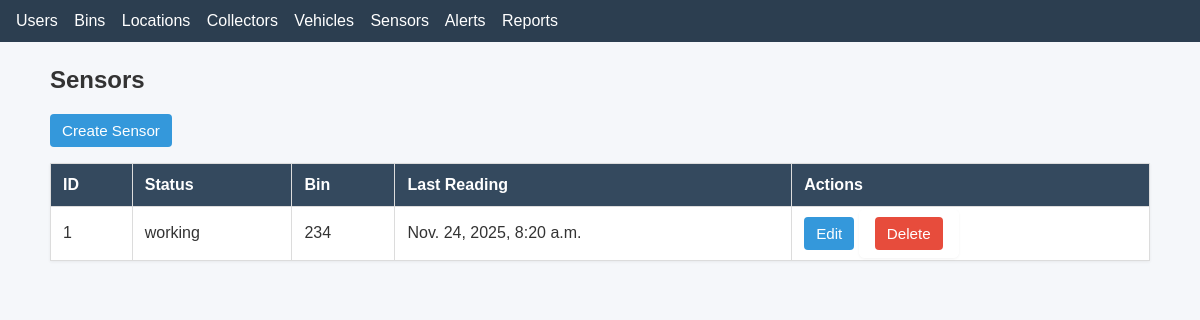
/sensors/, run on an earlier commit of the app's database.
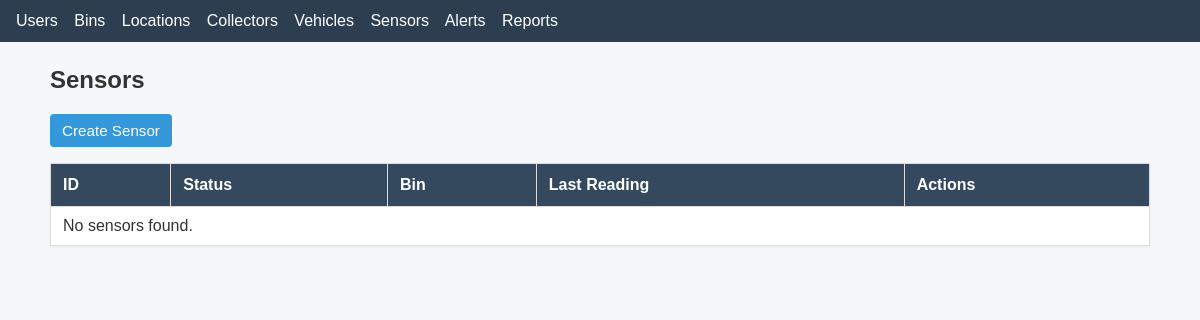
And on a later commit of the database.
### stwms/models.py (models this page shows)
class Sensor(models.Model):
    status_choices = [
        ('defective', 'Defective'),
        ('working', 'Working'),
        ('check up', 'Check up'),
    ]
    status = models.CharField(max_length=10, choices=status_choices)
    waste_bin = models.OneToOneField(WasteBin, on_delete=models.CASCADE, related_name="sensor")
    last_reading = models.DateTimeField(auto_now=True)

class WasteBin(models.Model):
    status_choices = [
        ('full','Full'),('intermediate','Intermediate'), ('empty', 'Empty'),('maintenance','Maintenance')
    ]
    WasteBin_id = models.CharField(max_length=10, primary_key=True)
    location = models.OneToOneField(Location, on_delete=models.SET_NULL, null=True)
    owner = models.ForeignKey(User, on_delete=models.CASCADE, related_name='owned_bins')
    fill_level = models.DecimalField(default=0, max_digits=5, decimal_places=2)
    status = models.CharField(max_length=50, choices=status_choices)
    last_updated = models.DateTimeField(auto_now=True)

### stwms/views.py (the view)
# urls.py: path('sensors/', views.sensor_list, name='sensor_list'),
def sensor_list(request):
    sensors = Sensor.objects.all()
    return render(request, "sensor/sensor_list.html", {"sensors": sensors})

### stwms/templates/sensor/sensor_list.html
{% extends "base.html" %}
{% block content %}
<h2>Sensors</h2>
<p><a class="btn" href="{% url 'stwms:sensor_create' %}">Create Sensor</a></p>
<table>
    <thead><tr><th>ID</th><th>Status</th><th>Bin</th><th>Last Reading</th><th>Actions</th></tr></thead>
    <tbody>
    {% for sensor in sensors %}
        <tr>
            <td>{{ sensor.id }}</td>
            <td>{{ sensor.status }}</td>
            <td>{{ sensor.waste_bin.WasteBin_id }}</td>
            <td>{{ sensor.last_reading }}</td>
            <td>
                <a class="btn" href="{% url 'stwms:sensor_update' sensor.id %}">Edit</a>
                <form style="display:inline" method="post" action="{% url 'stwms:sensor_delete' sensor.id %}">{% csrf_token %}
                    <button class="btn btn-danger" type="submit">Delete</button>
                </form>
            </td>
        </tr>
    {% empty %}
        <tr><td colspan="5">No sensors found.</td></tr>
    {% endfor %}
    </tbody>
</table>
{% endblock %}

What changed in the data, as far as the page shows it:
removed Sensor: id "1", status "working", waste_bin.WasteBin_id "234", last_reading "Nov. 24, 2025, 8:20 a.m."
Also different on the page:
text now shown: "No sensors found."
